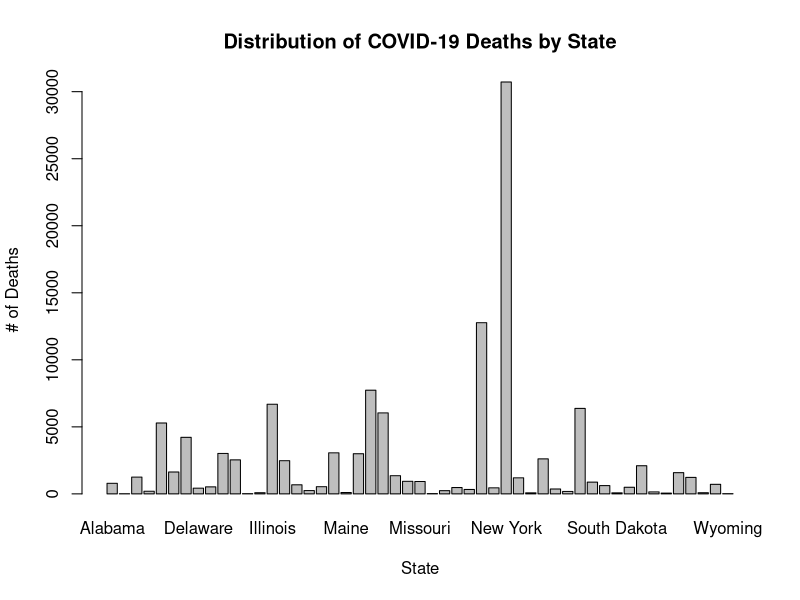

Reproduce this figure in R.
install.packages("dplyr") 
library(dplyr)
dat <- read.csv("us-states.csv")

## ALABAMA TOTAL DEATHS
AL <- filter(dat, state == "Alabama") %>% select(deaths)
ALtotal <- sum(AL)

## ALASKA TOTAL DEATHS 
AK <- filter(dat, state == "Alaska") %>% select(deaths)
AKtotal <- sum(AK)

## ARIZONA TOTAL DEATHS
AZ <- filter(dat, state == "Arizona") %>% select(deaths)
AZtotal <- sum(AZ)

## ARKANSAS TOTAL DEATHS
AR <- filter(dat, state == "Arkansas") %>% select(deaths)
ARtotal <- sum(AR)

## CALIFORNIA TOTAL DEATHS
CA <- filter(dat, state == "California") %>% select(deaths)
CAtotal <- sum(CA)

## COLORADO TOTAL DEATHS
CO <- filter(dat, state == "Colorado") %>% select(deaths)
COtotal <- sum(CO)

## CONNECTICUT TOTAL DEATHS
CT <- filter(dat, state == "Connecticut") %>% select(deaths)
CTtotal <- sum(CT)

## DELAWARE TOTAL DEATHS
DE <- filter(dat, state == "Delaware") %>% select(deaths)
DEtotal <- sum(DE)

## DISTRICT OF COLUMBIA TOTAL DEATHS
DC <- filter(dat, state == "District of Columbia") %>% select(deaths)
DCtotal <- sum(DC)

## FLORIDA TOTAL DEATHS
FL <- filter(dat, state == "Florida") %>% select(deaths)
FLtotal <- sum(FL)

## GEORGIA TOTAL DEATHS
GA <- filter(dat, state == "Georgia") %>% select(deaths)
GAtotal <- sum(GA)

## HAWAII TOTAL DEATHS
HI <- filter(dat, state == "Hawaii") %>% select(deaths)
HItotal <- sum(HI)

## IDAHO TOTAL DEATHS
ID <- filter(dat, state == "Idaho") %>% select(deaths)
IDtotal <- sum(ID)

## ILLINOIS TOTAL DEATHS
IL <- filter(dat, state == "Illinois") %>% select(deaths)
ILtotal <- sum(IL)

## INDIANA TOTAL DEATHS
IN <- filter(dat, state == "Indiana") %>% select(deaths)
INtotal <- sum(IN)

## IOWA TOTAL DEATHS
IA <- filter(dat, state == "Iowa") %>% select(deaths)
IAtotal <- sum(IA)

## KANSAS TOTAL DEATHS
KS <- filter(dat, state == "Kansas") %>% select(deaths)
KStotal <- sum(KS)

## KENTUCKY TOTAL DEATHS
KY <- filter(dat, state == "Kentucky") %>% select(deaths)
KYtotal <- sum(KY)

## LOUISINANA TOTAL DEATHS
LA <- filter(dat, state == "Louisiana") %>% select(deaths)
LAtotal <- sum(LA)

## MAINE TOTAL DEATHS
ME <- filter(dat, state == "Maine") %>% select(deaths)
MEtotal <- sum(ME)

## MARYLAND TOTAL DEATHS
MD <- filter(dat, state == "Maryland") %>% select(deaths)
MDtotal <- sum(MD)

## MASSACHUSETTS TOTAL DEATHS
MA <- filter(dat, state == "Massachusetts") %>% select(deaths)
MAtotal <- sum(MA)

## MICHIGAN TOTAL DEATHS
MI <- filter(dat, state == "Michigan") %>% select(deaths)
MItotal <- sum(MI)

## MINNESOTA TOTAL DEATHS
MN <- filter(dat, state == "Minnesota") %>% select(deaths)
MNtotal <- sum(MN)

## MISSISSIPPI TOTAL DEATHS
MS <- filter(dat, state == "Mississippi") %>% select(deaths)
MStotal <- sum(MS)

## MISSOURI TOTAL DEATHS
MO <- filter(dat, state == "Missouri") %>% select(deaths)
MOtotal <- sum(MO)

## MONTANA TOTAL DEATHS
MT <- filter(dat, state == "Montana") %>% select(deaths)
MTtotal <- sum(MT)

## NEBRASKA TOTAL DEATHS
NE <- filter(dat, state == "Nebraska") %>% select(deaths)
NEtotal <- sum(NE)

## NEVADA TOTAL DEATHS
NV <- filter(dat, state == "Nevada") %>% select(deaths)
NVtotal <- sum(NV)

## NEW HAMPSHIRE TOTAL DEATHS
NH <- filter(dat, state == "New Hampshire") %>% select(deaths)
NHtotal <- sum(NH)

## NEW JERSEY TOTAL DEATHS
NJ <- filter(dat, state == "New Jersey") %>% select(deaths)
NJtotal <- sum(NJ)

## NEW MEXICO TOTAL DEATHS
NM <- filter(dat, state == "New Mexico") %>% select(deaths)
NMtotal <- sum(NM)

## NEW YORK TOTAL DEATHS
NY <- filter(dat, state == "New York") %>% select(deaths)
NYtotal <- sum(NY)

## NORTH CAROLINA TOTAL DEATHS
NC <- filter(dat, state == "North Carolina") %>% select(deaths)
NCtotal <- sum(NC)

## NORTH DAKOTA TOTAL DEATHS
ND <- filter(dat, state == "North Dakota") %>% select(deaths)
NDtotal <- sum(ND)

## OHIO TOTAL DEATHS
OH <- filter(dat, state == "Ohio") %>% select(deaths)
OHtotal <- sum(OH)

## OKLAHOMA TOTAL DEATHS
OK <- filter(dat, state == "Oklahoma") %>% select(deaths)
OKtotal <- sum(OK)

## OREGON TOTAL DEATHS
OR <- filter(dat, state == "Oregon") %>% select(deaths)
ORtotal <- sum(OR)

## PENNSYLVANIA TOTAL DEATHS
PA <- filter(dat, state == "Pennsylvania") %>% select(deaths)
PAtotal <- sum(PA)

## RHODE ISLAND TOTAL DEATHS
RI <- filter(dat, state == "Rhode Island") %>% select(deaths)
RItotal <- sum(RI)

## SOUTH CAROLINA TOTAL DEATHS
SC <- filter(dat, state == "South Carolina") %>% select(deaths)
SCtotal <- sum(SC)

## SOUTH DAKOTA TOTAL DEATHS
SD <- filter(dat, state == "South Dakota") %>% select(deaths)
SDtotal <- sum(SD)

## TENNESSEE TOTAL DEATHS
TN <- filter(dat, state == "Tennessee") %>% select(deaths)
TNtotal <- sum(TN)

## TEXAS TOTAL DEATHS
TX <- filter(dat, state == "Texas") %>% select(deaths)
TXtotal <- sum(TX)

## UTAH TOTAL DEATHS
UT <- filter(dat, state == "Utah") %>% select(deaths)
UTtotal <- sum(UT)

## VERMONT TOTAL DEATHS
VT <- filter(dat, state == "Vermont") %>% select(deaths)
VTtotal <- sum(VT)

## VIRGINIA TOTAL DEATHS
VA <- filter(dat, state == "Virginia") %>% select(deaths)
VAtotal <- sum(VA)

## WASHINGTON TOTAL DEATHS
WA <- filter(dat, state == "Washington") %>% select(deaths)
WAtotal <- sum(WA)

## WEST VIRGINIA TOTAL DEATHS
WV <- filter(dat, state == "West Virginia") %>% select(deaths)
WVtotal <- sum(WV)

## WISCONSIN TOTAL DEATHS
WI <- filter(dat, state == "Wisconsin") %>% select(deaths)
WItotal <- sum(WI)

## WYOMING TOTAL DEATHS
WY <- filter(dat, state == "Wyoming") %>% select(deaths)
WYtotal <- sum(WY)

#------------------------------------------------------------------------------


StateNames <- c("Alabama", "Alaska", "Arizona", "Arkansas",
                "California", "Colorado", "Connecticut",
                "Delaware", "District of Columbia",
                "Florida", "Georgia", "Hawaii", "Idaho",
                "Illinois", "Indiana", "Iowa", "Kansas",
                "Kentucky", "Louisiana", "Maine", "Maryland",
                "Massachusetts", "Michigan", "Minnesota",
                "Mississippi", "Missouri", "Montana", "Nebraska",
                "Nevada", "New Hampshire", "New Jersey",
                "New Mexico", "New York", "North Carolina",
                "North Dakota", "Ohio", "Oklahoma", "Oregon",
                "Pennsylvania", "Rhode Island", "South Carolina",
                "South Dakota", "Tennessee", "Texas", "Utah",
                "Vermont", "Virginia", "Washington",
                "West Virginia", "Wisconsin", "Wyoming")
length(StateNames)
StateDeaths <- c(ALtotal, AKtotal, AZtotal, ARtotal, CAtotal,
                 COtotal, CTtotal, DEtotal, DCtotal, FLtotal,
                 GAtotal, HItotal, IDtotal, ILtotal, INtotal,
                 IAtotal, KStotal, KYtotal, LAtotal, MEtotal,
                 MDtotal, MAtotal, MItotal, MNtotal, MStotal,
                 MOtotal, MTtotal, NEtotal, NVtotal, NHtotal, 
                 NJtotal, NMtotal, NYtotal, NCtotal, NDtotal, 
                 OHtotal, OKtotal, ORtotal, PAtotal, RItotal,
                 SCtotal, SDtotal, TNtotal, TXtotal, UTtotal,
                 VTtotal, VAtotal, WAtotal, WVtotal, WItotal,
                 WYtotal)
length(StateDeaths)

# Creates a Barplot Displaying Deaths by state
barplot(StateDeaths, main = "Distribution of COVID-19 Deaths by State",
        xlab = "State", ylab = "# of Deaths", 
        names.arg = StateNames)
